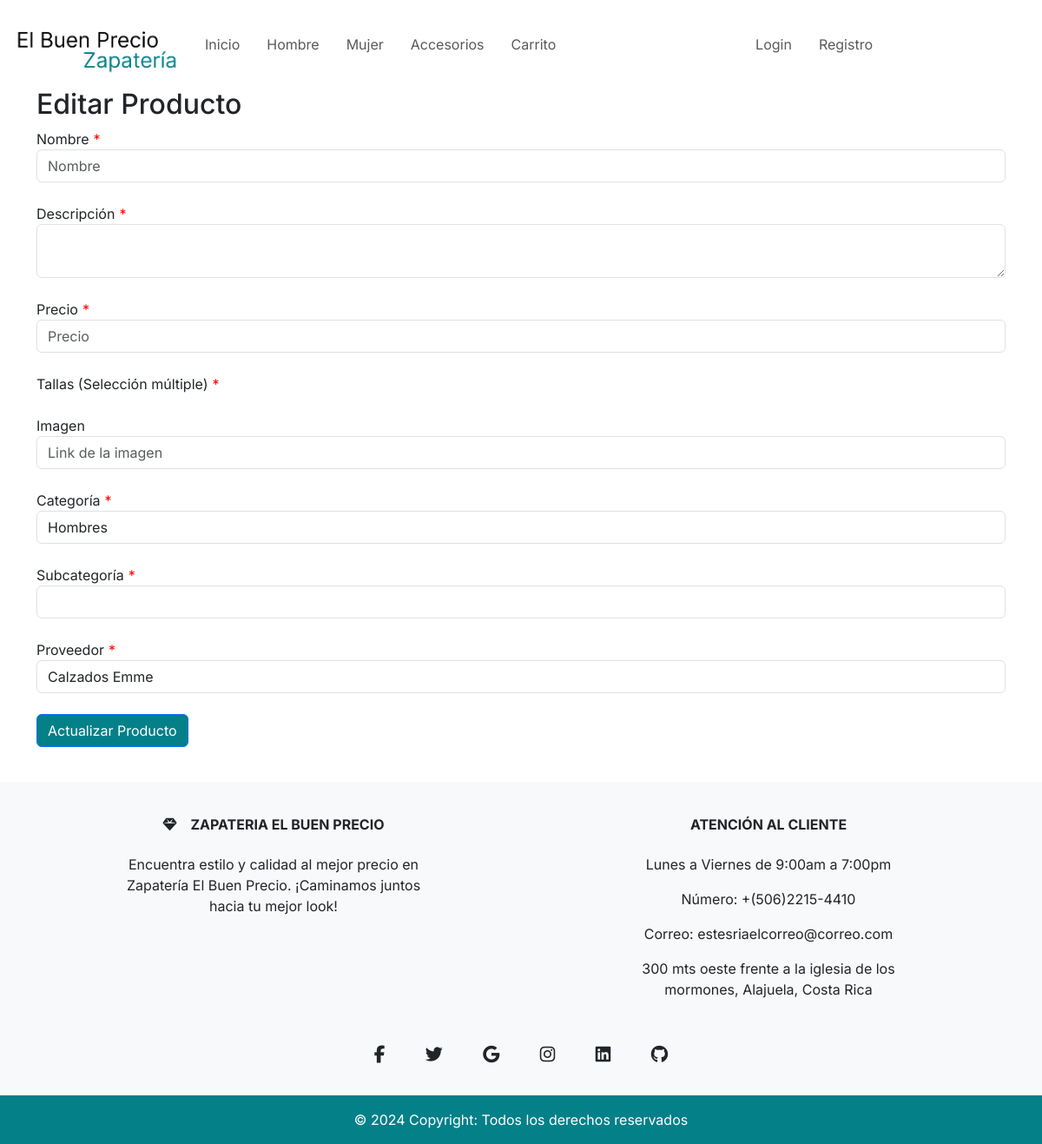
The page /actualizarproducto.php on the database as committed earlier.
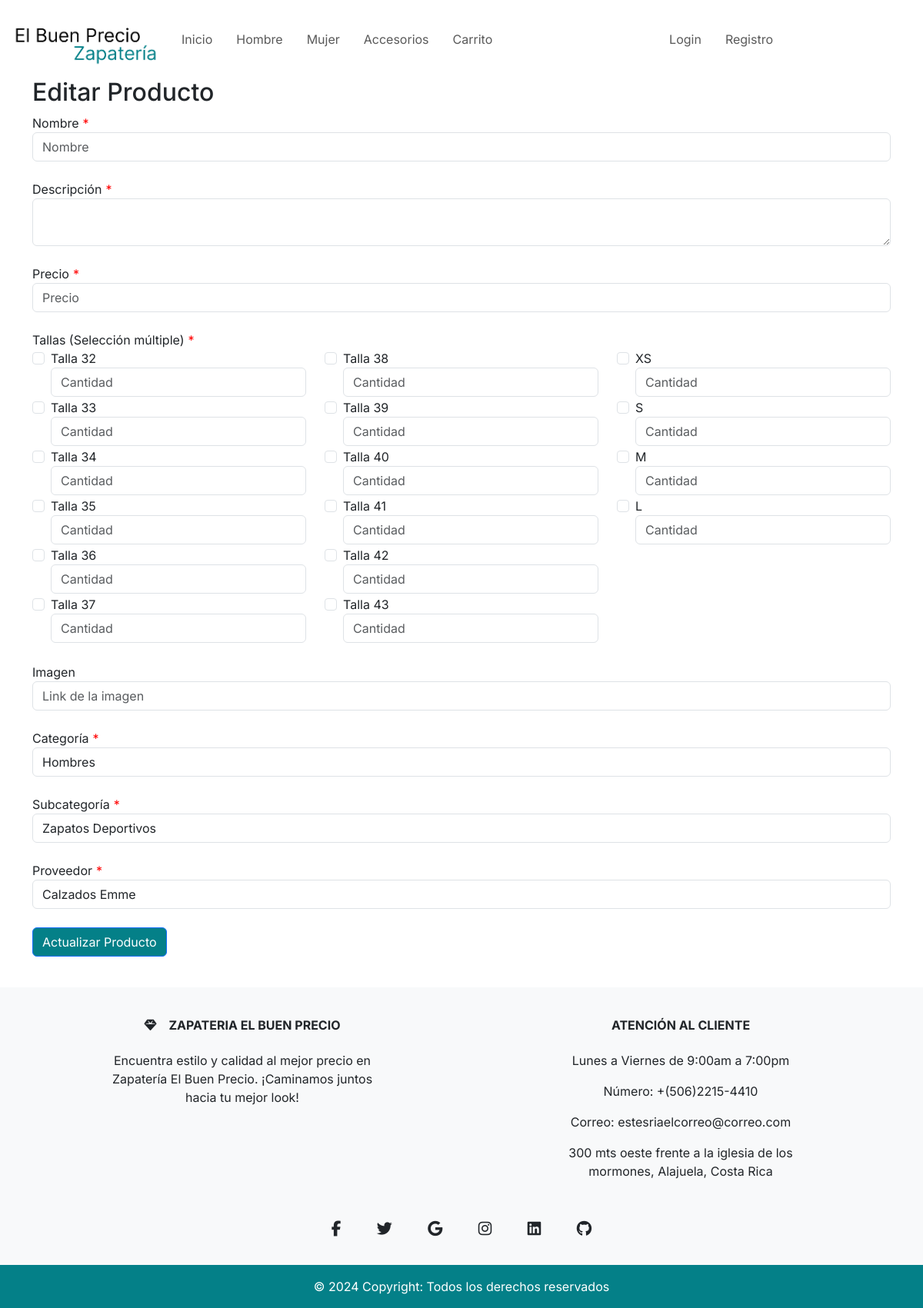
The same page on the database as committed later.
### tables this page shows
CREATE TABLE `tallas` (
  `Id_Talla` int(11) NOT NULL,
  `Descripcion` varchar(255) NOT NULL
);

### DAL/productosCrud.php (called while the page is built, shortened)
<?php
function getArray($sql) {
    try {
        $oConexion = conectarDb();
        if(mysqli_set_charset($oConexion, "utf8")){
            if(!$result = mysqli_query($oConexion, $sql)) die();
            $retorno = array();
            while ($row = mysqli_fetch_array($result)) {
                $retorno[] = $row;
            }
        }
    } catch (\Throwable $th) {
        echo $th;
    }finally{
        Desconectar($oConexion);
    }
    return $retorno;
}
?>

### actualizarproducto.php (the view, shortened to what this page needs)
<?php
require_once "DAL/productosCrud.php";
$categorias = getArray("SELECT * FROM categorias");
$subcategorias = getArray("SELECT * FROM subcategoria");
$proveedores = getArray("SELECT * FROM proveedores");
$tallas = getArray("SELECT * FROM tallas");
include_once 'include/templates/header.php';
?>
<main>
    <div class="container">
        <h2>Editar Producto</h2>
        <form method="post" action="<?php echo $_SERVER['PHP_SELF']; ?>">
            <div class="form-group">
                <label for="nombre">Nombre<span class="required">*</span></label>
                <input type="text" class="form-control" id="Nombre" name="nombre" placeholder="Nombre" maxlength="255"
                    value="<?= $nombre ?>">
            </div>
            <br>
            <div class="form-group">
                <label for="descripcion">Descripción<span class="required">*</span></label>
                <textarea class="form-control" id="Descripcion" name="descripcion" rows="2"
                    maxlength="200"><?= $descripcion ?></textarea>
            </div>
            <br>
            <div class="form-group">
                <label for="precio">Precio<span class="required">*</span></label>
                <input type="number" class="form-control" id="Precio" name="precio" placeholder="Precio"
                    value="<?= $precio ?>">
            </div>
            <br>
            <div class="form-group">
                <label>Tallas (Selección múltiple)<span class="required">*</span></label>
                <div class="row">
                    <?php $colSize = ceil(count($tallas) / 3); ?>
                    <?php foreach ($tallas as $index => $tallaItem): ?>
                    <?php if ($index % $colSize === 0): ?>
                    <div class="col-md-4">
                        <?php endif; ?>
                        <div class="form-check">
                            <input class="form-check-input" type="checkbox"
                                id="talla_<?php echo $tallaItem['Id_Talla']; ?>" name="talla[]"
                                value="<?php echo $tallaItem['Id_Talla']; ?>"
                                <?php if (in_array($tallaItem['Id_Talla'], $tallaArray)): ?> checked <?php endif; ?>>
                            <label class="form-check-label" for="talla_<?php echo $tallaItem['Id_Talla']; ?>">
                                <?php echo $tallaItem['Descripcion']; ?>
                            </label>
                            <?php
                            $indice = array_search($tallaItem['Id_Talla'], $tallaArray);
                            if ($indice !== false && isset($cantidadArray[$indice])) {
                                $cantidadValue = $cantidadArray[$indice];
                            } else {
                                $cantidadValue = '';
                            }
                            ?>
                            <input type="number" class="form-control"
                                id="cantidad_<?php echo $tallaItem['Id_Talla']; ?>"
                                name="cantidad[<?php echo $tallaItem['Id_Talla']; ?>]" placeholder="Cantidad"
                                value="<?php echo $cantidadValue; ?>">
                        </div>
                        <?php if (($index + 1) % $colSize === 0 || ($index + 1) === count($tallas)): ?>
                    </div>
                    <?php endif; ?>
                    <?php endforeach; ?>
                </div>
            </div>
            <br>
            <div class="form-group">
                <label for="imagen">Imagen</label>
                <input type="text" class="form-control" id="Imagen" name="imagen" placeholder="Link de la imagen"
                    maxlength="255" value="<?= $imagen ?>">
            </div>
            <br>
            <div class="form-group">
                <label for="categoria">Categoría<span class="required">*</span></label>
                <select class="form-control" id="Categoria" name="categoria">
                    <?php foreach ($categorias as $cat): ?>
                    <option value="<?= $cat['Id_Categoria'] ?>"
                        <?= ($cat['Id_Categoria'] == $Id_Categoria) ? 'selected' : '' ?>>
                        <?= $cat['Descripcion'] ?>
                    </option>
                    <?php endforeach; ?>
                </select>
            </div>
            <br>
            <div class="form-group">
                <label for="subcategoria">Subcategoría<span class="required">*</span></label>
                <select class="form-control" id="Subcategoria" name="subcategoria">
                    <?php foreach ($subcategorias as $subcat): ?>
                    <option value="<?= $subcat['id_SubCategoria'] ?>"
                        <?= ($subcat['id_SubCategoria'] == $Id_Subcategoria) ? 'selected' : '' ?>>
                        <?= $subcat['nombre'] ?>
                    </option>
                    <?php endforeach; ?>
                </select>
            </div>
            <br>
            <div class="form-group">
                <label for="proveedor">Proveedor<span class="required">*</span></label>
                <select class="form-control" id="Proveedor" name="proveedor">
                    <?php foreach ($proveedores as $prov): ?>
                    <option value="<?= $prov['Id_Proveedor'] ?>"
                        <?= ($prov['Id_Proveedor'] == $Id_Proveedor) ? 'selected' : '' ?>>
                        <?= $prov['Nombre'] ?>
                    </option>
                    <?php endforeach; ?>
                </select>
            </div>
            <br>
            <div>
                <button type="submit" class="btn btn-primary color-boton">Actualizar Producto</button>
            </div>
            <br>
        </form>
    </div>
</main>
<?php
include_once 'include/templates/footer.php';
?>
</html>

### include/templates/header.php (shortened to what this page needs)
<head>
    <link href="https://cdn.jsdelivr.net/npm/bootstrap@5.3.3/dist/css/bootstrap.min.css" rel="stylesheet"
>
    <link rel="stylesheet" href="/css/styles.css">
    <link rel="stylesheet" href="/css/normalize.css">
</head>
<body>
    <header>
        <nav class="navbar navbar-expand-lg bg-body">
            <div class="container-fluid">
                <a class="navbar-brand" href="/">
                    <img src="/img/Logo.png" alt="Logo Zapateria" class="logo">
                </a>
                <div class="collapse navbar-collapse justify-content-between" id="navbarSupportedContent">
                    <ul class="navbar-nav mb-2 mb-lg-0">
                        <li class="nav-item active">
                            <a class="nav-link" aria-current="page" href="/">Inicio</a>
                        </li>
                        <li class="nav-item">
                            <a class="nav-link" href="/hombre.php">Hombre</a>
                        </li>
                        <li class="nav-item">
                            <a class="nav-link" href="/mujer.php">Mujer</a>
                        </li>
                        <li class="nav-item">
                            <a class="nav-link" href="/accesorios.php">Accesorios</a>
                        </li>
                        <li class="nav-item">
                            <a class="nav-link"
                                href="<?php echo isset($_SESSION['usuario']) ? '../carrito.php?id=' . $_SESSION['id'] : 'login.php'; ?>">Carrito</a>
                        </li>
                    </ul>
                    <ul class="navbar-nav mb-2 mb-lg-0" style="margin-right: 10rem;">
                        <?php if (!isset($_SESSION['login'])): ?>
                        <li class="nav-item">
                            <a href="login.php" class="nav-link">Login</a>
                        </li>
                        <li class="nav-item">
                            <a href="registro.php" class="nav-link">Registro</a>
                        </li>
                        <?php endif; ?>
                    </ul>
                </div>
            </div>
        </nav>
    </header>
</body>

### include/templates/footer.php (shortened to what this page needs)
<footer class="text-center bg-body-tertiary">
    <div class="container pt-4">
        <section class="">
            <div class="row mt-3">
                <div class="col-md-6 col-lg-4 col-xl-4 mx-auto mb-4">
                    <h6 class="text-uppercase fw-bold mb-4">
                        <i class="fas fa-gem me-3"></i>Zapateria El Buen Precio
                    </h6>
                    <p>
                    Encuentra estilo y calidad al mejor precio en Zapatería El Buen Precio. ¡Caminamos juntos hacia tu mejor look!
                    </p>
                </div>
                <div class="col-md-6 col-lg-4 col-xl-4 mx-auto mb-4">
                    <h6 class="text-uppercase fw-bold mb-4">
                        Atención al cliente
                    </h6>
                    <p>
                        Lunes a Viernes de 9:00am a 7:00pm
                    </p>
                    <p>
                        Número: <span>+(506)2215-4410</span>
                    </p>
                    <p>
                        Correo: <span>estesriaelcorreo@correo.com</span>
                    </p>
                    <p>
                        300 mts oeste frente a la iglesia de los mormones, Alajuela, Costa Rica
                    </p>
                </div>
            </div>
        </section>
        <section class="mb-4">
            <a data-mdb-ripple-init class="btn btn-link btn-floating btn-lg text-body m-1" href="#!" role="button" data-mdb-ripple-color="dark"><i class="fab fa-facebook-f"></i></a>
            <a data-mdb-ripple-init class="btn btn-link btn-floating btn-lg text-body m-1" href="#!" role="button" data-mdb-ripple-color="dark"><i class="fab fa-twitter"></i></a>
            <a data-mdb-ripple-init class="btn btn-link btn-floating btn-lg text-body m-1" href="#!" role="button" data-mdb-ripple-color="dark"><i class="fab fa-google"></i></a>
            <a data-mdb-ripple-init class="btn btn-link btn-floating btn-lg text-body m-1" href="#!" role="button" data-mdb-ripple-color="dark"><i class="fab fa-instagram"></i></a>
            <a data-mdb-ripple-init class="btn btn-link btn-floating btn-lg text-body m-1" href="#!" role="button" data-mdb-ripple-color="dark"><i class="fab fa-linkedin"></i></a>
            <a data-mdb-ripple-init class="btn btn-link btn-floating btn-lg text-body m-1" href="https://github.com/Danyy22-oi/Proyecto-Ambiente-web-cliente-servidor" role="button" data-mdb-ripple-color="dark"><i class="fab fa-github"></i></a>
        </section>
    </div>
    <div class="text-center p-3 bg-footer-final">
        © 2024 Copyright:
        Todos los derechos reservados
    </div>
</footer>
</body>
</html>

### css/styles.css (style rules this page uses)
* { font-family: "Inter", sans-serif; font-optical-sizing: auto; }
.color-boton { background-color: var(--principal); }
.logo { width: 200px; height: auto; margin-top: 10px; }
.bg-footer-final { background-color: var(--principal); color: var(--blanco); }
.navbar-nav .nav-link { margin-right: 15px; }
.required { color: red; margin-left: 5px; }

Rows that differ between the two databases and show on the page:
added tallas: Descripcion "Talla 32"
added tallas: Descripcion "Talla 33"
added tallas: Descripcion "Talla 34"
added tallas: Descripcion "Talla 35"
added tallas: Descripcion "Talla 36"
added tallas: Descripcion "Talla 37"
added tallas: Descripcion "Talla 38"
added tallas: Descripcion "Talla 39"
added tallas: Descripcion "Talla 40"
added tallas: Descripcion "Talla 41"
added tallas: Descripcion "Talla 42"
added tallas: Descripcion "Talla 43"
added tallas: Descripcion "XS"
added tallas: Descripcion "S"
added tallas: Descripcion "M"
added tallas: Descripcion "L"
Other text that changed with them:
form field subcategoria: (not shown) → "Zapatos Deportivos"
